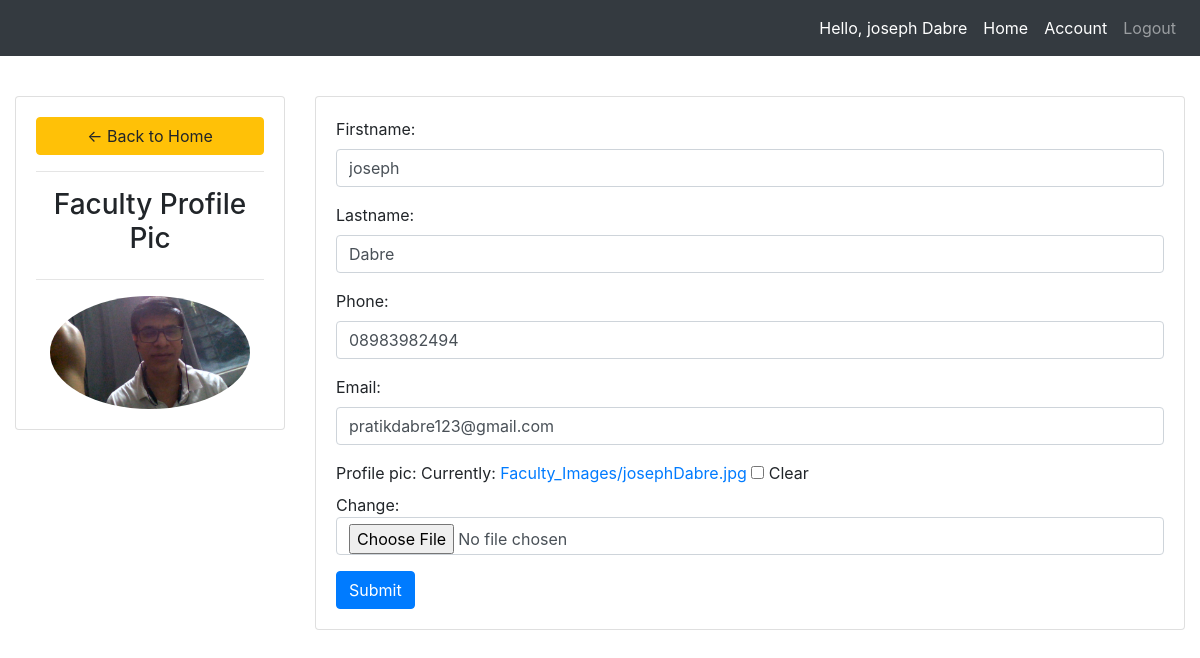
/account/ (signed in), run on the app's committed database.
### Attendence_Sys/models.py (models this page shows)
class Faculty(models.Model):
    user = models.OneToOneField(User,null=True,blank=True, on_delete= models.CASCADE)
    firstname = models.CharField(max_length=200, null=True)
    lastname = models.CharField(max_length=200, null=True)
    phone = models.CharField(max_length=200, null=True)
    email = models.EmailField(max_length=200, null=True)
    profile_pic = models.ImageField(upload_to=user_directory_path ,null=True, blank=True)
    def __str__(self):
        return str(self.firstname + " " + self.lastname)

### Attendence_Sys/views.py (the view)
# urls.py: path('account/', views.facultyProfile, name='account'),
def facultyProfile(request):
    try:
        student = Student.objects.get(registration_id = request.user)
        return redirect(studentprofile)
    except:
        student=request.user
    faculty=request.user.faculty
    form = FacultyForm(instance = faculty)
    context = {'form':form}
    return render(request, 'Attendence_Sys/facultyForm.html', context)

### Attendence_Sys/forms.py
class FacultyForm(ModelForm):
    class Meta:
        model = Faculty
        fields = '__all__'
        exclude = ['user']
    def __init__(self, *args, **kwargs):
        super(FacultyForm, self).__init__(*args, **kwargs)
        for visible in self.visible_fields():
            visible.field.widget.attrs['class'] = 'form-control'

### Attendence_Sys/templates/Attendence_Sys/facultyForm.html (shortened to what this page needs)
{% extends 'Attendence_Sys/main.html' %}
{% block content %}
<br>
<div class="row">
	<div class="col-md-3">
		<div class="card card-body">
			<a class="btn btn-warning" href="{% url 'teacherprofile' %}"> &#8592; Back to Home</a>
			<hr>
			<h3 style="text-align: center">Faculty Profile Pic</h3>
			<hr>
			<img class="img-responsive profile-pic" src="{{request.user.faculty.profile_pic.url}}" >
		</div>
	</div>
	<div class="col-md-9">
		<div class="card card-body">
			<form method="POST" action="" enctype="multipart/form-data">
				{{form.as_p}}
			<input class="btn btn-primary" type="submit" name="Update Information">
			</form>
		</div>
	</div>
</div>
{% endblock %}

### Attendence_Sys/templates/Attendence_Sys/navbar.html (shortened to what this page needs)
{% load static %}
<nav class="navbar navbar-expand-lg navbar-dark fixed-top bg-dark">
  <div class="collapse navbar-collapse" id="navbarNav">
    <ul class="navbar-nav ml-auto">
      <li class="nav-item active">
        <span class="nav-link">Hello, {{ request.user.faculty }}</span>
      </li>
      <li class="nav-item active">
        <a href="{% url 'teacherprofile' %}" class="nav-link">Home</a>
      </li>
      <li class="nav-item active">
        <a class="nav-link" href="{% url 'account' %}">Account</a>
      </li>
      <li class="nav-item">
        <a class="nav-link" href="{% url 'logout' %}">Logout</a>
      </li>
    </ul>
  </div>
</nav>

### Attendence_Sys/templates/Attendence_Sys/facultyForm.html (style rules this page uses)
.profile-pic { max-width: 200px; max-height:200px; margin: 0 auto; border-radius: 50%; }

### data on the page
Faculty: firstname "joseph", lastname "Dabre", phone "08983982494", email "pratikdabre123@gmail.com"

### other printed values
{{ request.user.faculty }} "joseph Dabre"
